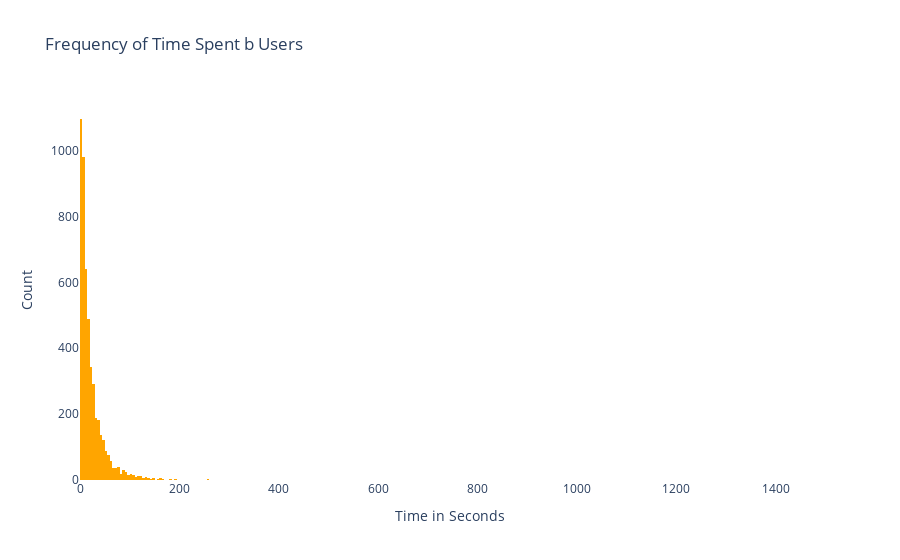

Source (notebook cell):
### Code cell
plot_histogram(user_spent_time_df, col='time_spent(s)', labels={'x-label': 'Time in Seconds', 'y-label': 'Time in Seconds'}, title="Frequency of Time Spent b Users", bins=500)

### Figure 1 — Plotly figure (JSON) as saved in the notebook; plotly's stock layout.template omitted (floating-point values rounded to 4 significant figures; data arrays with more than 128 entries replaced by an {"elided": "..."} marker saying what was removed)
{"data": [{"alignmentgroup": "True", "bingroup": "x", "hovertemplate": "time_spent(s)=%{x}<br>count=%{y}<extra></extra>", "legendgroup": "", "marker": {"color": "orange", "pattern": {"shape": ""}}, "name": "", "nbinsx": 500, "offsetgroup": "", "orientation": "v", "showlegend": false, "type": "histogram", "x": {"elided": "5013 int values"}, "xaxis": "x", "yaxis": "y"}], "layout": {"autosize": true, "barmode": "relative", "legend": {"tracegroupgap": 0}, "plot_bgcolor": "rgba(0, 0, 0, 0)", "showlegend": false, "title": {"text": "Frequency of Time Spent b Users"}, "xaxis": {"anchor": "y", "autorange": true, "domain": [0, 1], "range": [-0.5, 1490.0], "title": {"text": "Time in Seconds"}, "type": "linear"}, "yaxis": {"anchor": "x", "autorange": true, "domain": [0, 1], "range": [0, 1154.0], "title": {"text": "Count"}}}}
